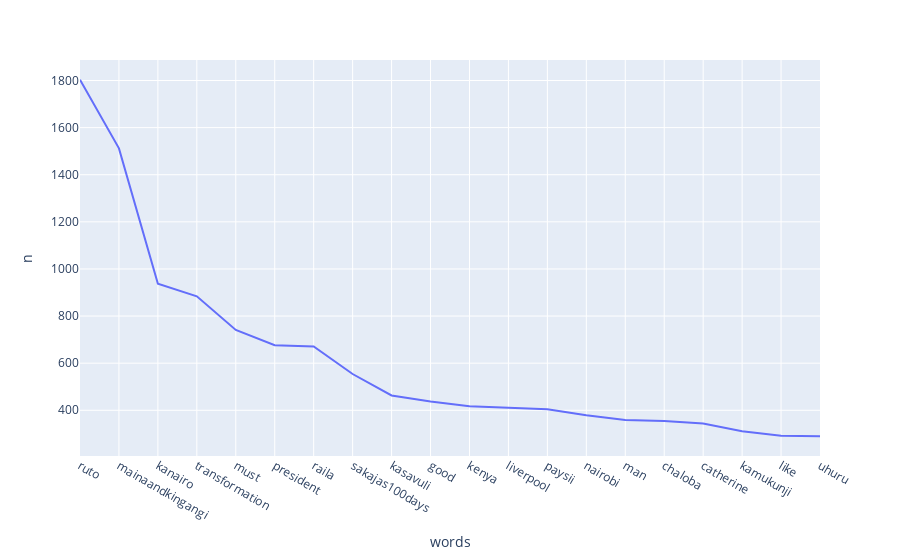

Notebook code cell kept with this figure:
### Code cell
from collections import Counter
y = Counter(words).most_common(20)
y1 = pd.DataFrame(y).rename(columns = {0:'words',1:'n'})
px.line(y1,x = 'words',y = 'n')

### Figure 1 — Plotly figure (JSON) as saved in the notebook; plotly's stock layout.template omitted (floating-point values rounded to 4 significant figures)
{"data": [{"hovertemplate": "words=%{x}<br>n=%{y}<extra></extra>", "legendgroup": "", "line": {"color": "#636efa", "dash": "solid"}, "marker": {"symbol": "circle"}, "mode": "lines", "name": "", "orientation": "v", "showlegend": false, "type": "scatter", "x": ["ruto", "mainaandkingangi", "kanairo", "transformation", "must", "president", "raila", "sakajas100days", "kasavuli", "good", "kenya", "liverpool", "paysii", "nairobi", "man", "chaloba", "catherine", "kamukunji", "like", "uhuru"], "xaxis": "x", "y": [1803, 1512, 937, 884, 741, 676, 671, 554, 463, 437, 417, 411, 404, 379, 359, 355, 344, 311, 292, 290], "yaxis": "y"}], "layout": {"legend": {"tracegroupgap": 0}, "margin": {"t": 60}, "xaxis": {"anchor": "y", "domain": [0, 1], "title": {"text": "words"}}, "yaxis": {"anchor": "x", "domain": [0, 1], "title": {"text": "n"}}}}
